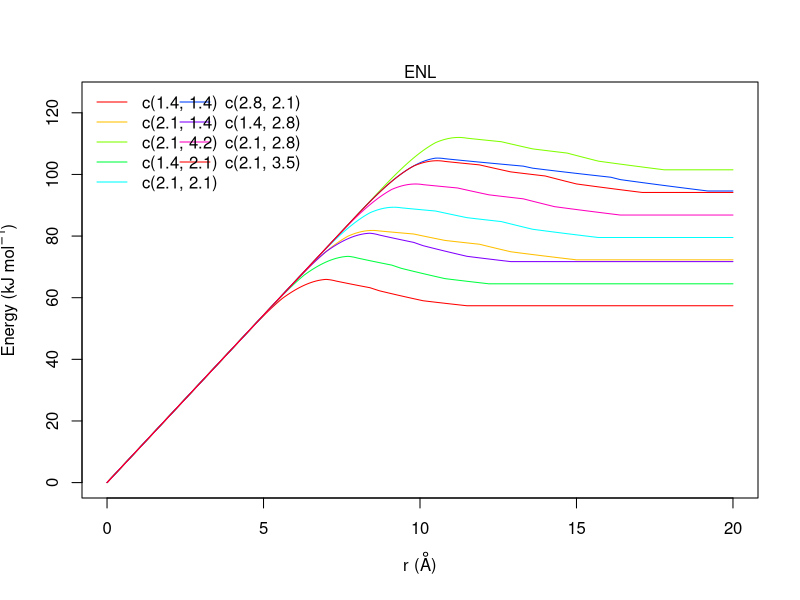

This figure's R source:
#!/usr/bin/env Rscript
# Read in results.txt and plot points
setDev <- function() {
	if (capabilities()["X11"]) {
		X11()
	} else if (capabilities()["aqua"]) {
		quartz()
	} else {
		warning("Unable to determine device to use.  See Rplots.pdf")
	}
}

# For cat-paste convenience...
endl <- "\n"

# Use locator() to pause displays...
pause <- function(prompt) {
	cat(paste("Click on plot for",prompt,endl))
	p <- locator(1)
}

setDev()

# Energy components
ea <- 3.1
eb <- 9.3
ec <- 9.3
P <- -0.04
MPL <- 0.008
EB <- function(r, M, N, L) {
	(-1)*pi*eb*ec*P*r
}
EB2 <- function(r, M, N, L12) {
	p1 <- (-1)*P*((r-L12)^3/(3*ea*ea) - r + L12)
	p2 <- 2*M*(r*r/2 - 2*L12*r + 3*L12*L12/2 + L12*L12*log(r/L12)) / (3*ea*ea)
	(-1)*pi*eb*ec*(p1+p2)
}
# LN1 -> L_(N-1)
ENL <- function(r, M, N, LN1) {
	p1 <- (r*r/2 - 2*LN*r + 3*LN*LN/2)/(ea*ea)
	p2 <- (LN*LN/(ea*ea) - 1)*log(r/LN)
	pi*eb*ec*M*(p1+p2)*(N-1)/N
}
ENM <- function(r, M, N, LN1) {
	(-1)*(N-1)*pi*eb*ec*M*log(r/(LN1+ea))/N
}
ENH <- function(r, M, N, LN) {
	NN1 <- N*(N+1)
	p1 <- (r*r/2 - 2*LN*r + 3*LN*LN/2)/(NN1*ea*ea)
	p2 <- (LN*LN/(NN1*ea*ea) + (N-1)/N)*log(r/LN)
	(-1)*pi*eb*ec*M*(p1+p2)
}


png("hen.png")
xlab <- expression(paste("r (", ring(A), ")", sep=""))
ylab <- expression(paste("Energy (kJ mo", l^-1, ")", sep=""))
Lk <- list(
		c(1.4, 1.4), c(2.1, 1.4), c(2.1, 4.2),
		c(1.4, 2.1), c(2.1, 2.1), c(2.8, 2.1),
		c(1.4, 2.8), c(2.1, 2.8), c(2.1, 3.5))
colours <- hsv(seq(0.0,1.0,length.out=length(Lk)),1,1)
rlb <- 0.0
rub <- 20.0
r <- seq(rlb,rub,0.01)
plot(0,0,ty="n",xlim=c(rlb,rub),ylim=c(0,125),xlab=xlab,ylab=ylab)
mtext("ENL")
for (n in 1:length(Lk)) {
	E <- rep(0.0,length(r))
	k <- Lk[[n]][2]
	L <- k+Lk[[n]][1]*(1:5)
if (TRUE) {
	limit <- c(min(r), c(L[2:5],L[2:5]+ea)[order(c(seq_along(L[2:5]), seq_along(L[2:5]+ea)))])
	nterms <- length(limit)-1
	fn <- c("EB", "EB2", rep(c("ENM", "ENH"),nterms/2))

	for (i in 1:nterms) {
		range <- (r>limit[i] & r<limit[i+1])
		if (length(range) > 0) {
			M <- MPL*L[i/2]
			E[range] <- E[range] + do.call(fn[i], list(r[range], M, floor((i+3)/2), L[(i+2)/2]))
			mr <- (1:length(r))[range]
			if (length(mr) > 0) {
				m <- max(mr) + 1
				if (m <= length(r)) {
					s <- seq(m, length(r))
					E[s] <- E[s] + do.call(fn[i], list(limit[i+1], M, floor((i+3)/2), L[(i+2)/2]))
				}
			}
		}
	}
	lines(r, E, col=colours[n])
} else{
	range <- (r<=L[2])
	if (length(range) > 0) {
		E[range] <- E[range] + EB(r[range], 1, 2, 3)
		mr <- (1:length(r))[range]
		if (length(mr) > 0) {
			m <- max(mr) + 1
			if (m <= length(r)) {
				s <- seq(m, length(r))
				E[s] <- E[s] + EB(L[2], 1, 2, 3)
			}
		}
	}

	range <- (r>L[2] & r<=(L[2]+ea))
	if (length(range) > 0) {
		M <- MPL*L[2]
		E[range] <- E[range] + EB2(r[range], M, 2, L[2])
		mr <- (1:length(r))[range]
		if (length(mr) > 0) {
			m <- max(mr) + 1
			if (m <= length(r)) {
				s <- seq(m, length(r))
				E[s] <- E[s] + EB2(L[2]+ea, M, 2, L[2])
			}
		}
	}

	range <- (r>(L[2]+ea) & r<=L[3])
	if (length(range) > 0) {
		M <- MPL*L[3]
		E[range] <- E[range] + ENM(r[range], M, 3, L[2])
		mr <- (1:length(r))[range]
		if (length(mr) > 0) {
			m <- max(mr) + 1
			if (m <= length(r)) {
				s <- seq(m, length(r))
				E[s] <- E[s] + ENM(L[3], M, 3, L[2])
			}
		}
	}

	range <- (r>L[3] & r<=(L[3]+ea))
	if (length(range) > 0) {
		M <- MPL*L[3]
		E[range] <- E[range] + ENH(r[range], M, 3, L[3])
		mr <- (1:length(r))[range]
		if (length(mr) > 0) {
			m <- max(mr) + 1
			if (m <= length(r)) {
				s <- seq(m, length(r))
				E[s] <- E[s] + ENH(L[3]+ea, M, 3, L[3])
			}
		}
	}

	range <- (r>(L[3]+ea) & r<=L[4])
	if (length(range) > 0) {
		M <- MPL*L[4]
		E[range] <- E[range] + ENM(r[range], M, 4, L[3])
		mr <- (1:length(r))[range]
		if (length(mr) > 0) {
			m <- max(mr) + 1
			if (m <= length(r)) {
				s <- seq(m, length(r))
				E[s] <- E[s] + ENM(L[4], M, 4, L[3])
			}
		}
	}
	lines(r, E, col=colours[n])
}
}
legend('topleft', 'groups', ncol=2, bty ="n",
		Lk, col=colours, lty=1)

pause("exit")


